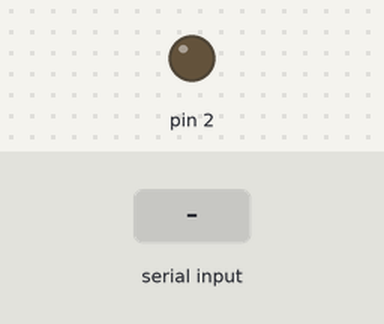
A sketch run on a simulated Arduino Uno, built with avr-gcc and run on an emulated ATmega328P. Parts: output pins drawn as LEDs (lit = HIGH). The test bench sets the inputs (shaded band).

Above: at 1.2 s.
1.3 s: "1" received over Serial
At 2.5 s:
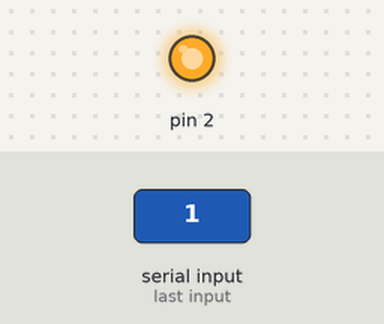
2.8 s: "2" received over Serial
At 3.8 s:
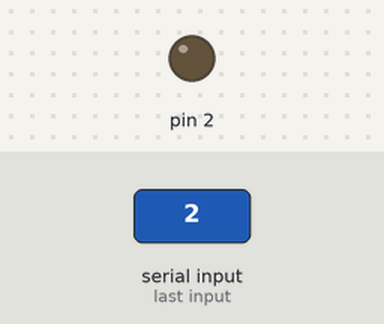
4.3 s: "1" received over the second serial link
At 4.9 s:
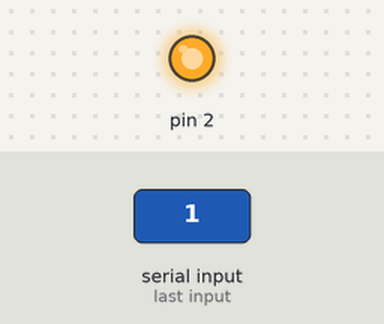
Timing chart, 0 to 7.3 s (numbered marks = the images above; inputs shaded):
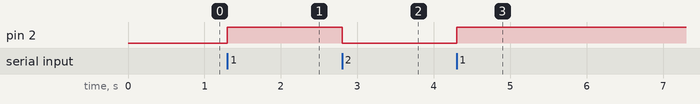

Measured:
- after the input at 1.3 s, pin 2: LOW → HIGH at once
- after the input at 2.8 s, pin 2: HIGH → LOW at once
- after the input at 4.3 s, pin 2: LOW → HIGH at once

The sketch:

17_bluetoothled.ino
```cpp
#include <SoftwareSerial.h>

SoftwareSerial BT(8, 7);  // RX:7, TX:8 => 연결 반대로

void setup() {
  Serial.begin(9600);
  BT.begin(9600);
  pinMode(2, OUTPUT);
}

void loop() {
  while (BT.available()) {
    char ch = BT.read();
    if (ch == '1') {
      digitalWrite(2, 1);
    } else if (ch == '2') {
      digitalWrite(2, 0);
    }
  }

  while (Serial.available()) {
    char ch = Serial.read();
    if (ch == '1') {
      digitalWrite(2, 1);
    } else if (ch == '2') {
      digitalWrite(2, 0);
    }
  }
}
```
